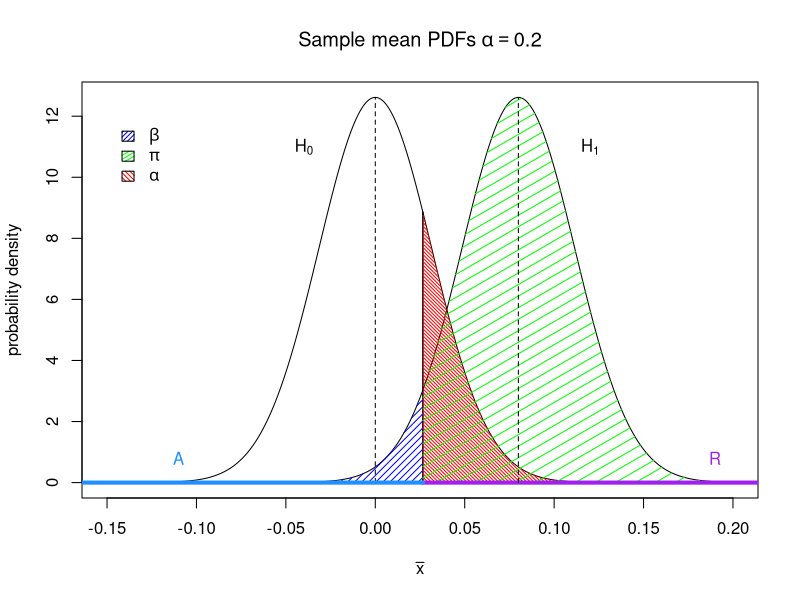
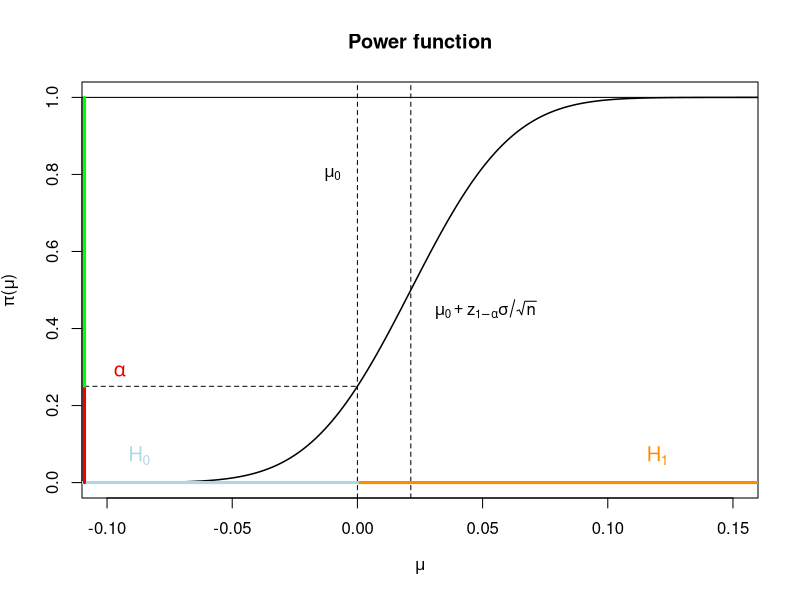
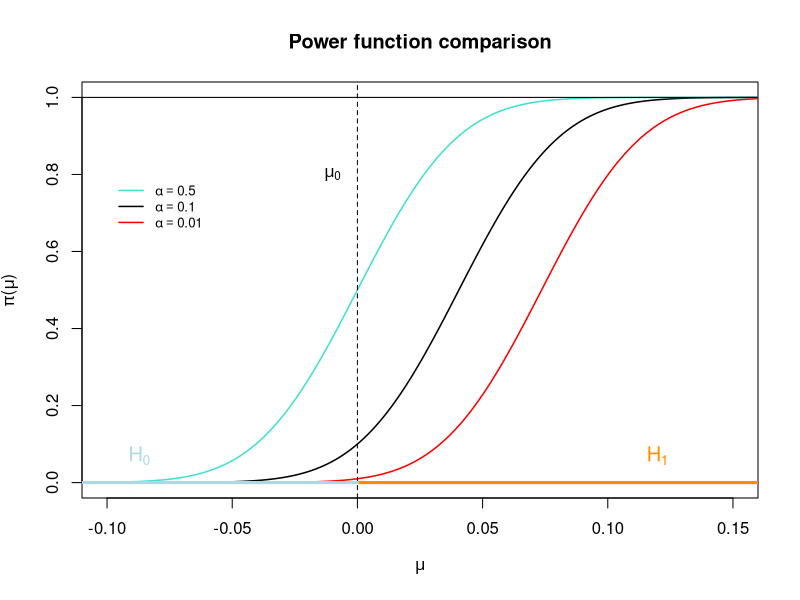

R code for these plots, in order:
rm(list = ls())
# Sample mean on the x axis
# arbitrarily chosen quantities to allow
# an effective representation
n <- 1000
sd <- 1
mu0 <- 0
mu1 <- 0.08
mi <- -0.15
ma <- 0.2
x <- seq(mi, ma, length.out = 10000)

# Values used to plot the densities under H_0 and H_1
y0 <- dnorm(x, mean = mu0, sd = sd / sqrt(n))
y1 <- dnorm(x, mean = mu1, sd = sd / sqrt(n))

# Critical threshold and probability of committing a first type error
alpha <- 0.2
ct <- mu0 + qnorm(1 - alpha) * (sd / sqrt(n))

# plot of the two densities (Figure 1.1)

plot(x, y0,
  type = "l", lwd = 1, col = "black",
  xlim = c(mi, ma), ylim = c(0, max(y0, y1)),
  xlab = expression(bar(x)), ylab = "probability density",
  main = bquote("Sample mean PDFs" ~ alpha == 0.2)
)

points(x, y1, type = "l", lwd = 1, col = "black")
abline(h = 0)
segments(ct, 0, ct, max(dnorm(ct, mean = mu1, sd = sd / sqrt(n)), dnorm(ct, mean = mu0, sd = sd / sqrt(n))), lwd = 1.5)
x1 <- x[x <= ct]
x2 <- x[x >= ct]

# Probability of committing a type II error (False Negative)
polygon(c(x1, rev(x1)),
  c(dnorm(x1, mu1, sd / sqrt(n)), rep(0, length(x1))),
  density = 20, angle = 45, col = "blue", border = NA
)

# Probability of committing a type I error (False positive)
polygon(c(x2, rev(x2)),
  c(dnorm(x2, mu0, sd / sqrt(n)), rep(0, length(x2))),
  density = 40, angle = -45, col = "red", border = NA
)

# Probability of making a true discovery (True positive)
polygon(c(x2, rev(x2)),
  c(dnorm(x2, mu1, sd / sqrt(n)), rep(0, length(x2))),
  density = 10, angle = 30, col = "green", border = NA
)

segments(ct, 0, ma + 1, 0, col = "purple", lwd = 4)
segments(mu0, 0, mu0, dnorm(mu0, mu0, sd / sqrt(n)), col = "black", lwd = 1, lty = "dashed")
segments(mu1, 0, mu1, dnorm(mu1, mu1, sd / sqrt(n)), col = "black", lwd = 1, lty = "dashed")

text(-0.04, 11, labels = expression(H[0]))
text(0.12, 11, labels = expression(H[1]))
legend(-0.15, 12,
  fill = c("blue", "green", "red"), bty = "n",
  legend = c(expression(beta), expression(pi), expression(alpha)),
  cex = 1, density = c(30, 30, 30), angle = c(45, 30, -45)
)

text(0.19, 0.8, labels = c("R"), col = "purple")
segments(mi - 1, 0, ct, 0, col = "dodgerblue", lwd = 4)
text(-0.11, 0.8, labels = c("A"), col = "dodgerblue")

# Power function (Figure 1.2)
alpha <- 0.25

ct <- mu0 + qnorm(1 - alpha) * (sd / sqrt(n))

power <- function(mu0, mu, alpha, sd, n) {
  p <- numeric(length(mu))
  for (i in 1:length(mu)) {
    p[i] <- 1 - pnorm(((mu0 - mu[i]) / (sd / sqrt(n))) + qnorm(1 - alpha))
  }
  return(p)
}
mm <- seq(-0.5, 0.5, length.out = 2000)
pp <- power(mu0, mu = mm, alpha, sd, n)
pp
min <- -0.1
max <- 0.15
plot(mm, pp,
  type = "l", col = "black", lwd = 1.5, xlim = c(min, max),
  main = "Power function", xlab = expression(mu),
  ylab = expression(pi * "(" * mu * ")")
)
abline(v = mu0, lty = "dashed")
abline(v = ct, lty = "dashed")
abline(h = 0)
abline(h = 1)
segments(0, 0, 0.3, 0, lwd = 3, col = "darkorange")
segments(-0.3, 0, 0, 0, lwd = 3, col = "lightblue")
text(0.12, 0.07, labels = c(expression(H[1])), col = "darkorange", cex = 1.2)
text(-0.087, 0.07, labels = c(expression(H[0])), col = "lightblue", cex = 1.2)
text(-0.01, 0.8, labels = c(expression(mu[0])))
text(-0.095, 0.29, labels = c(expression(alpha)), col = "red2", cex = 1.2)
text(ct + 0.03, 0.45, labels = expression(mu[0] + z[1 - alpha] * sigma / sqrt(n)))
eps <- 0.009
segments(min - eps, 0, min - eps, alpha, lwd = 3, col = "red2")
segments(min - eps, alpha, 0, alpha, lty = "dashed")
segments(min - eps, alpha, min - eps, 1, lwd = 3, col = "green")

# Power comparison (Figure 1.5)

alpha <- 0.1
ct <- mu0 + qnorm(1 - alpha) * (sd / sqrt(n))

power <- function(mu0, mu, alpha, sd, n) {
  p <- numeric(length(mu))
  for (i in 1:length(mu)) {
    p[i] <- 1 - pnorm(((mu0 - mu[i]) / (sd / sqrt(n))) + qnorm(1 - alpha))
  }
  return(p)
}
mm <- seq(-0.5, 0.5, length.out = 2000)
pp <- power(mu0, mu = mm, alpha, sd, n)
pp
min <- -0.1
max <- 0.15
plot(mm, pp,
  type = "l", col = "black", lwd = 1.5, xlim = c(min, max),
  main = "Power function comparison", xlab = expression(mu),
  ylab = expression(pi * "(" * mu * ")")
)
alpha1 <- 0.01
pp1 <- power(mu0, mu = mm, alpha1, sd, n)
points(mm, pp1, col = "red", type = "l", lwd = 1.5)
alpha2 <- 0.5
pp2 <- power(mu0, mu = mm, alpha2, sd, n)
points(mm, pp2, col = "turquoise", type = "l", lwd = 1.5)
legend(
  x = -0.10, y = 0.8,
  legend = c(
    expression(alpha == 0.5),
    expression(alpha == 0.1),
    expression(alpha == 0.01)
  ),
  col = c("turquoise", "black", "red"),
  lty = 1,
  lwd = 1.5,
  bty = "n",
  cex = 0.8
)
abline(v = mu0, lty = "dashed")
abline(h = 0)
abline(h = 1)
segments(0, 0, 0.3, 0, lwd = 3, col = "darkorange")
segments(-0.3, 0, 0, 0, lwd = 3, col = "lightblue")
text(0.12, 0.07, labels = c(expression(H[1])), col = "darkorange", cex = 1.2)
text(-0.087, 0.07, labels = c(expression(H[0])), col = "lightblue", cex = 1.2)
text(-0.01, 0.8, labels = c(expression(mu[0])))
